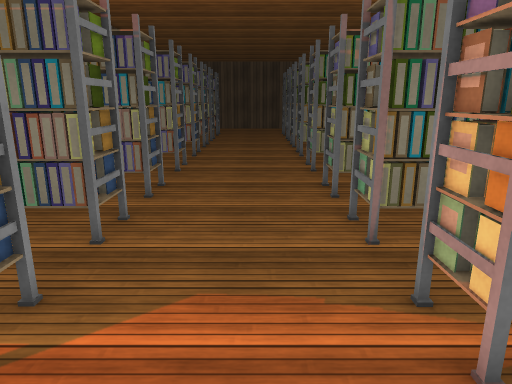
[1] (above)

24 first-person views from a walk through a Unity game level. The camera is 1.5 m above the floor, tilts 14° down and sees 70° across. Doors are open. The floor is counted in squares, 0.5 m on a side. Each view is taken from the middle of a square. On the plan, view 1 faces up. The plan holds only what a view shows up to about 20 squares ahead; the rest is blank. The place goes on beyond the plan. The player is left out. Some animated figures are left out. Surface patterns are stand-ins for the level's own textures.

[2]
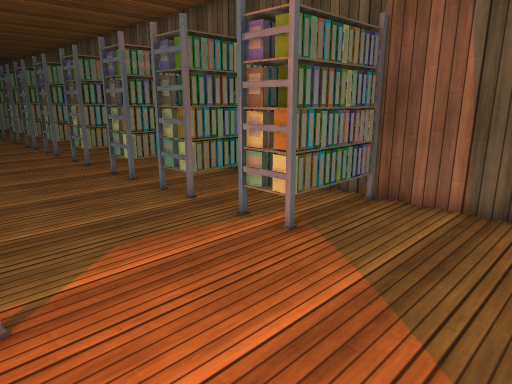

[3]
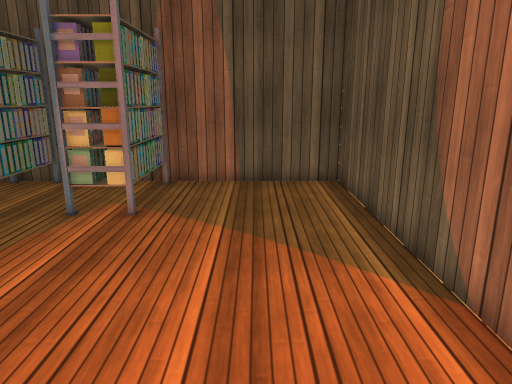

[4]
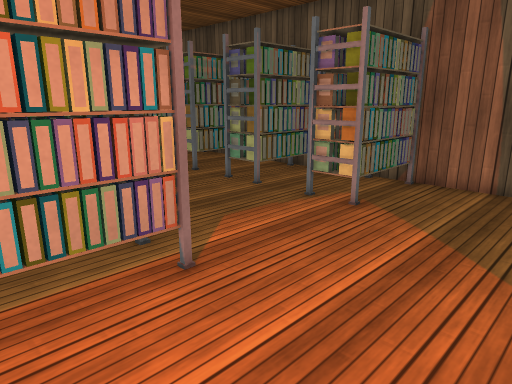

[5]
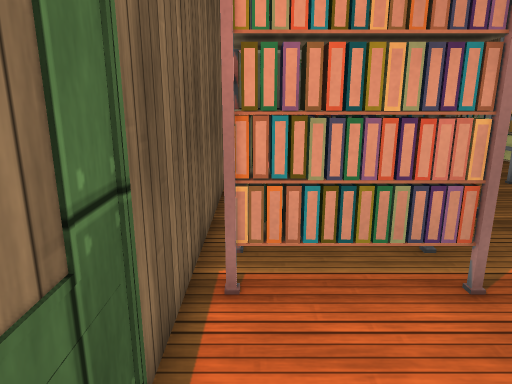

[6]
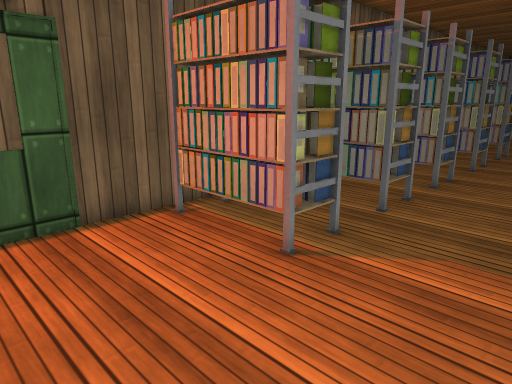

[7]
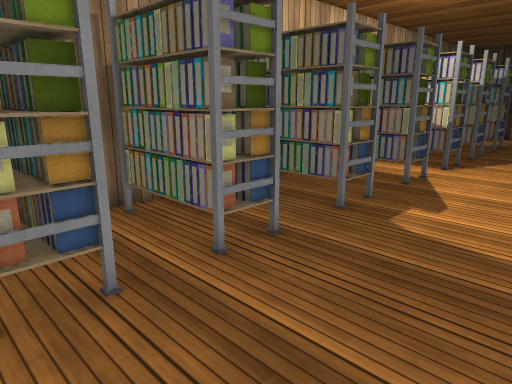

[8]
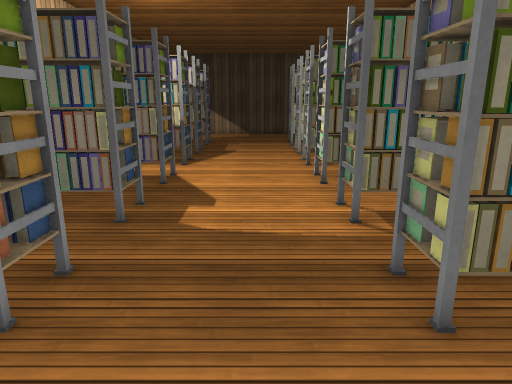

[9]
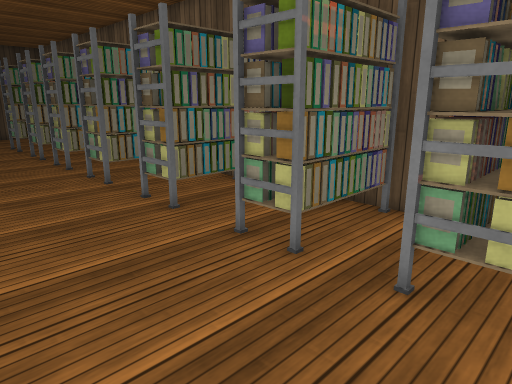

[10]
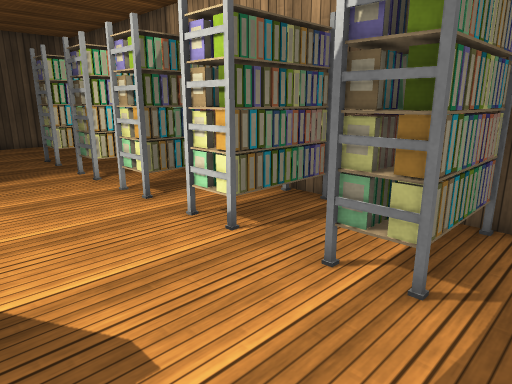

[11]
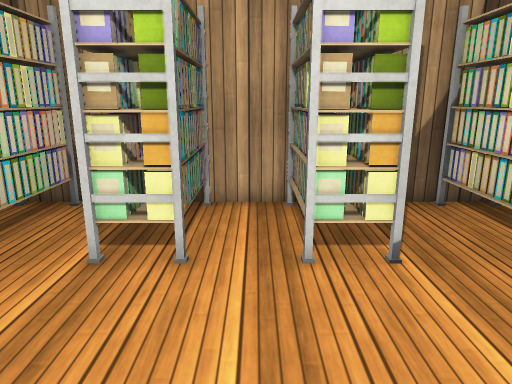

[12]
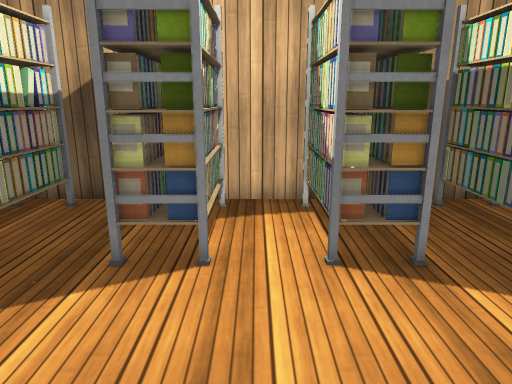

[13]
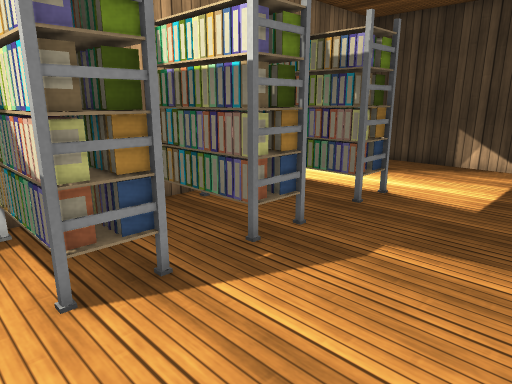

[14]
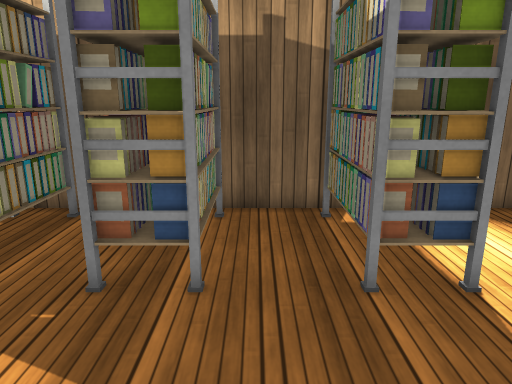

[15]
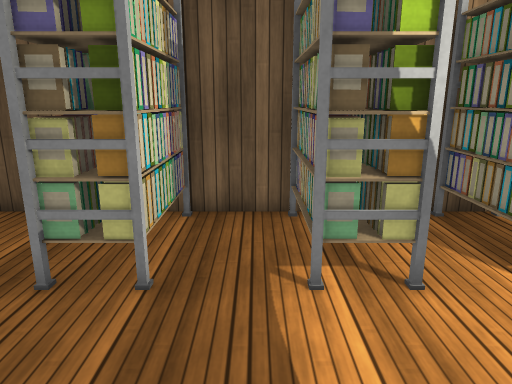

[16]
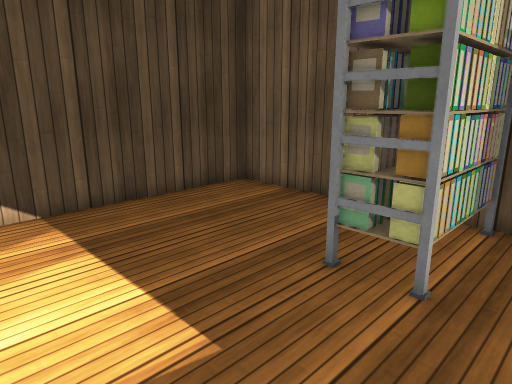

[17]
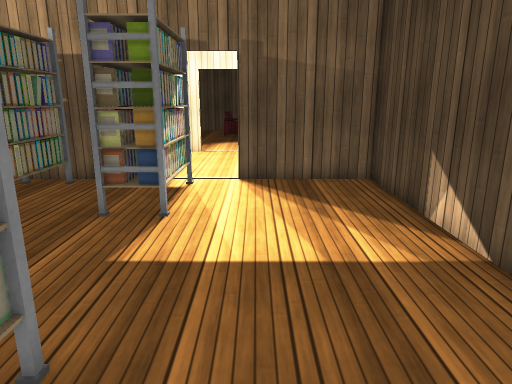

[18]
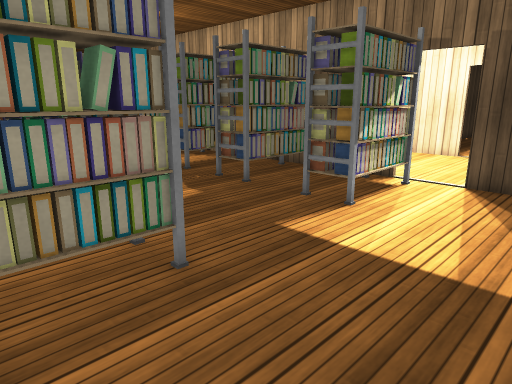

[19]
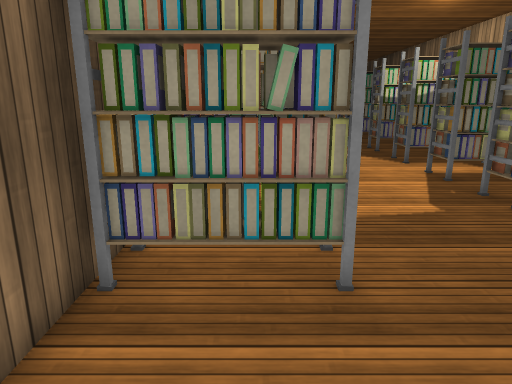

[20]
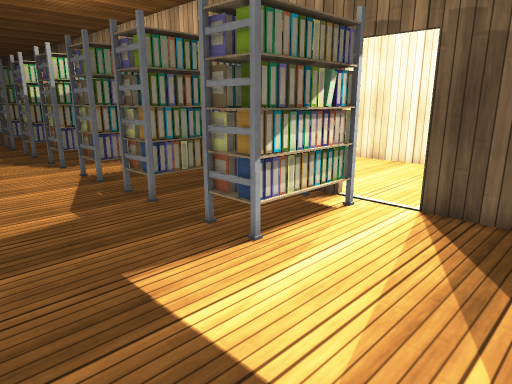

[21]
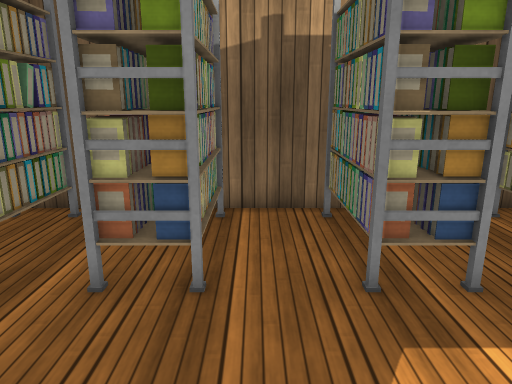

[22]
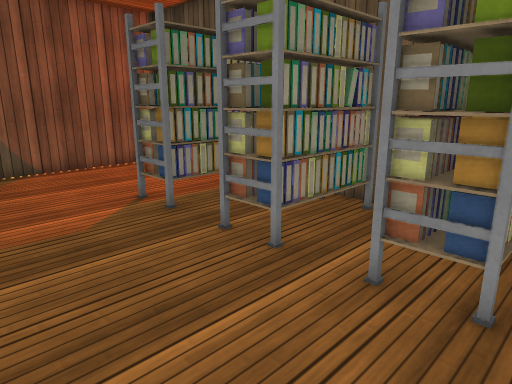

[23]
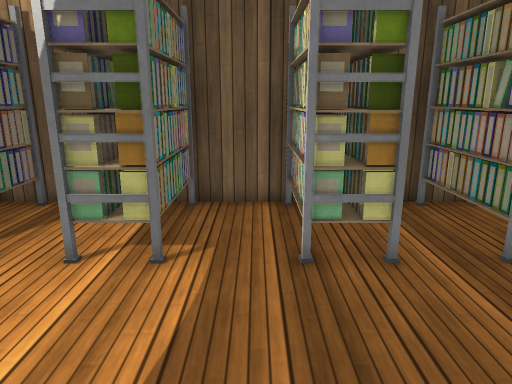

[24]
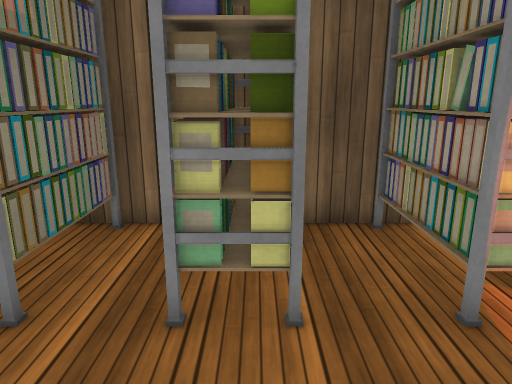

### Floor plan
Key: @ floor where view 1 was taken; # wall or solid block; . floor; D open door; R rack.
Columns run from 9 left of view 1 to 7 right of it. Each row starts with its distance up from view 1.
 42  ################
 41  #..............#
 40  #..............#
 39  #..............#
 38  #..............#
 37  D..............#
 36  D..............#
 35 .DRRRR......RRRR#
 34 .#RRRRR....RRRRR#
 33  #RRRRR....RRRRR#
 32  #..............#
 31  #..............#
 30  #RRRRR....RRRRR#
 29  #RRRRR....RRRRR#
 28  #RRRR......RRRR#
 27  #..............#
 26  #RRRRR....RRRRR#
 25  #RRRRR....RRRRR#
 24  #RRRR......RRRR#
 23  #..............#
 22  #RRRRR....RRRRR#
 21  # RRRR....RRRRR#
 20  #RRRR......RRRR#
 19  #..............#
 18  #RRRR......RRRR#
 17  #RRRRR....RRRRR#
 16  #RRRRR....RRRRR#
 15  #..............#
 14  #..............#
 13  #RRRR#....#RRRR#
 12  #RRRR#....#RRRR#
 11  #####......#####
 10  #..............#
  9  #RRRR#....#RRRR#
  8  #RRRR#....#RRRR#
  7  #   #......#  ##
  6  #  ............#
  5  #RRRR#....#RRRR#
  4  #RRRR#.... RRRR#
  3  #####......#####
  2  #..............#
  1  #..............#
  0  #.......@......#
 -1  #..............#
 -2   ..............#
 -3   ###############

Positions as (right, up) in squares from view 1, and headings:
1: (0, 0), facing up
2: (-4, -2), facing up-right
3: (-7, 0), facing right
4: (-7, -2), facing up-right
5: (-7, -2), facing up
6: (1, -2), facing up-left
7: (2, 7), facing up-left
8: (0, 7), facing up
9: (-3, 7), facing up-right
10: (-3, 14), facing up-right
11: (-4, 23), facing right
12: (3, 23), facing left
13: (2, 23), facing up-left
14: (2, 31), facing left
15: (-3, 31), facing right
16: (-3, 31), facing up-right
17: (6, 37), facing left
18: (6, 40), facing down-left
19: (4, 40), facing down
20: (2, 40), facing down-left
21: (2, 14), facing left
22: (2, 14), facing down-left
23: (-4, 14), facing right
24: (-2, 8), facing right
